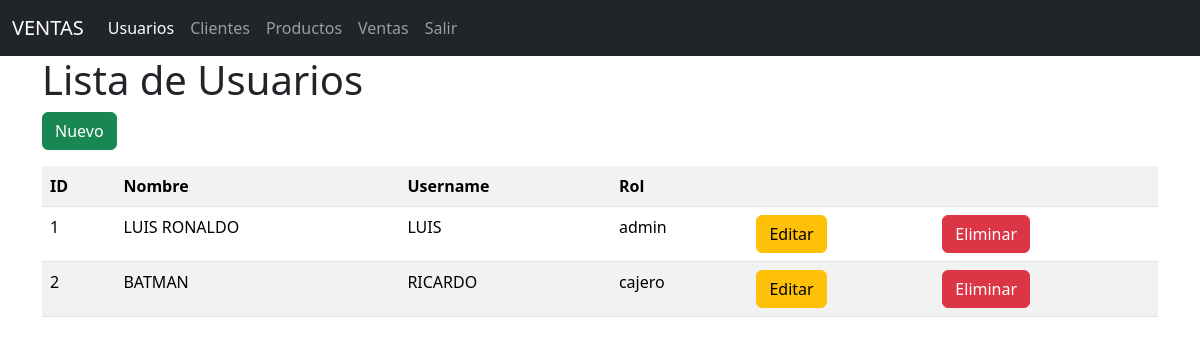
Screenshot of /usuarios/ with the database file from the repository.
### models/usuario_model.py (models this page shows, shortened)
class Usuario(db.Model):
    __tablename__ = "usuarios"
    id = db.Column(db.Integer, primary_key=True)
    nombre = db.Column(db.String(80), nullable=False)
    username = db.Column(db.String(20), nullable=False, unique=True)  # Agregado unique
    password = db.Column(db.String(20), nullable=False)  # Longitud aumentada para el hash
    rol = db.Column(db.String(20), nullable=False)
    @staticmethod
    def get_all():
        return Usuario.query.all()

### controllers/usuario_controller.py (the view)
@usuario_bp.route("/")
def index():
    usuarios = Usuario.get_all()
    return usuario_view.list(usuarios)

### run.py (called while the page is built)
@app.context_processor
def inject_active_path():
    def is_active(path):
        return 'active' if request.path == path else ''
    return(dict(is_active = is_active))

### views/usuario_view.py (called while the page is built)
def list(usuarios):
    return render_template('usuarios/index.html', usuarios = usuarios)

### templates/usuarios/index.html (shortened to what this page needs)
{% extends 'base.html' %}
{% block content %}
<h1>Lista de Usuarios</h1>
<a href="{{url_for('usuario.create')}}" class="btn btn-success mb-3">Nuevo</a>
<table class="table table-striped">
    <tr>
        <th>ID</th>
        <th>Nombre</th>
        <th>Username</th>
        <th>Rol</th>
        <th></th>
        <th></th>
    </tr>
    {% for item in usuarios %}
    <tr>
        <td>{{item.id}}</td>
        <td>{{item.nombre}}</td>
        <td>{{item.username}}</td>
        <td>{{item.rol}}</td>
        <td>
            <a href="{{url_for('usuario.edit',id=item.id)}}" class="btn btn-warning">Editar</a>
        </td>
        <td>
            <a href="{{url_for('usuario.delete',id=item.id)}}" class="btn btn-danger">Eliminar</a>
        </td>
    </tr>
    {% endfor %}
</table>
{% endblock %}

### rows the page displays
Usuario: id "1", nombre "LUIS RONALDO", username "LUIS", rol "admin"
Usuario: id "2", nombre "BATMAN", username "RICARDO", rol "cajero"
